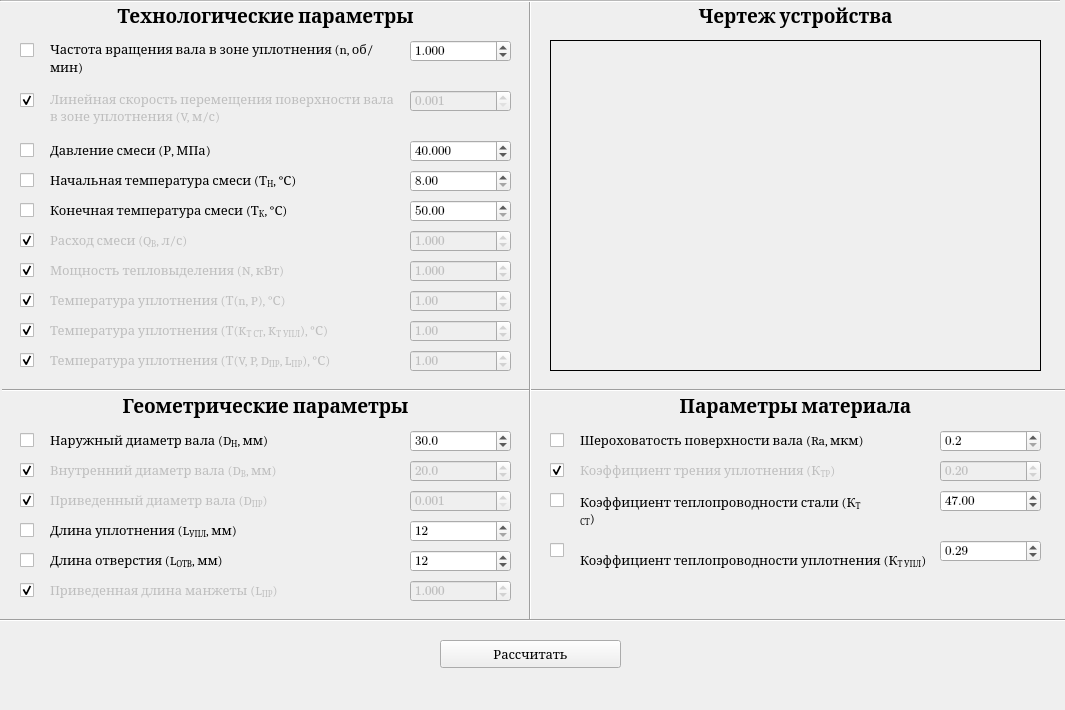
<?xml version="1.0" encoding="UTF-8"?>
<ui version="4.0">
 <class>MainWindow</class>
 <widget class="QMainWindow" name="MainWindow">
  <property name="geometry">
   <rect>
    <x>0</x>
    <y>0</y>
    <width>1065</width>
    <height>710</height>
   </rect>
  </property>
  <property name="maximumSize">
   <size>
    <width>16777215</width>
    <height>16777215</height>
   </size>
  </property>
  <property name="font">
   <font>
    <family>Cambria</family>
    <pointsize>10</pointsize>
    <weight>50</weight>
    <bold>false</bold>
   </font>
  </property>
  <property name="windowTitle">
   <string>Ввод данных</string>
  </property>
  <property name="windowOpacity">
   <double>1.000000000000000</double>
  </property>
  <property name="autoFillBackground">
   <bool>false</bool>
  </property>
  <property name="styleSheet">
   <string notr="true"/>
  </property>
  <widget class="QWidget" name="centralwidget">
   <widget class="Line" name="line">
    <property name="geometry">
     <rect>
      <x>2</x>
      <y>380</y>
      <width>1071</width>
      <height>20</height>
     </rect>
    </property>
    <property name="midLineWidth">
     <number>0</number>
    </property>
    <property name="orientation">
     <enum>Qt::Horizontal</enum>
    </property>
   </widget>
   <widget class="QDoubleSpinBox" name="doubleSpinBox_davlenie">
    <property name="geometry">
     <rect>
      <x>410</x>
      <y>140</y>
      <width>101</width>
      <height>22</height>
     </rect>
    </property>
    <property name="font">
     <font>
      <family>Cambria Math</family>
      <pointsize>10</pointsize>
     </font>
    </property>
    <property name="showGroupSeparator" stdset="0">
     <bool>false</bool>
    </property>
    <property name="prefix">
     <string/>
    </property>
    <property name="decimals">
     <number>3</number>
    </property>
    <property name="minimum">
     <double>0.001000000000000</double>
    </property>
    <property name="maximum">
     <double>1000.000000000000000</double>
    </property>
    <property name="singleStep">
     <double>0.001000000000000</double>
    </property>
    <property name="value">
     <double>40.000000000000000</double>
    </property>
   </widget>
   <widget class="QLabel" name="label_davlenie">
    <property name="geometry">
     <rect>
      <x>50</x>
      <y>140</y>
      <width>201</width>
      <height>20</height>
     </rect>
    </property>
    <property name="font">
     <font>
      <family>Cambria</family>
      <pointsize>10</pointsize>
     </font>
    </property>
    <property name="text">
     <string>Давление смеси (Р, МПа)</string>
    </property>
   </widget>
   <widget class="QLabel" name="label_tehnolog_param">
    <property name="enabled">
     <bool>true</bool>
    </property>
    <property name="geometry">
     <rect>
      <x>0</x>
      <y>0</y>
      <width>531</width>
      <height>31</height>
     </rect>
    </property>
    <property name="sizePolicy">
     <sizepolicy hsizetype="Preferred" vsizetype="Preferred">
      <horstretch>0</horstretch>
      <verstretch>0</verstretch>
     </sizepolicy>
    </property>
    <property name="font">
     <font>
      <family>Cambria</family>
      <pointsize>14</pointsize>
      <weight>75</weight>
      <italic>false</italic>
      <bold>true</bold>
      <underline>false</underline>
      <strikeout>false</strikeout>
      <kerning>true</kerning>
     </font>
    </property>
    <property name="lineWidth">
     <number>1</number>
    </property>
    <property name="text">
     <string>Технологические параметры</string>
    </property>
    <property name="textFormat">
     <enum>Qt::AutoText</enum>
    </property>
    <property name="alignment">
     <set>Qt::AlignCenter</set>
    </property>
    <property name="wordWrap">
     <bool>false</bool>
    </property>
    <property name="indent">
     <number>-1</number>
    </property>
   </widget>
   <widget class="QLabel" name="label_geom_param">
    <property name="enabled">
     <bool>true</bool>
    </property>
    <property name="geometry">
     <rect>
      <x>0</x>
      <y>390</y>
      <width>531</width>
      <height>31</height>
     </rect>
    </property>
    <property name="sizePolicy">
     <sizepolicy hsizetype="Preferred" vsizetype="Preferred">
      <horstretch>0</horstretch>
      <verstretch>0</verstretch>
     </sizepolicy>
    </property>
    <property name="font">
     <font>
      <family>Cambria</family>
      <pointsize>14</pointsize>
      <weight>75</weight>
      <italic>false</italic>
      <bold>true</bold>
      <underline>false</underline>
      <strikeout>false</strikeout>
      <kerning>true</kerning>
     </font>
    </property>
    <property name="lineWidth">
     <number>1</number>
    </property>
    <property name="text">
     <string>Геометрические параметры</string>
    </property>
    <property name="textFormat">
     <enum>Qt::AutoText</enum>
    </property>
    <property name="alignment">
     <set>Qt::AlignCenter</set>
    </property>
    <property name="wordWrap">
     <bool>false</bool>
    </property>
    <property name="indent">
     <number>-1</number>
    </property>
   </widget>
   <widget class="QLabel" name="label_param_mater">
    <property name="enabled">
     <bool>true</bool>
    </property>
    <property name="geometry">
     <rect>
      <x>530</x>
      <y>390</y>
      <width>531</width>
      <height>31</height>
     </rect>
    </property>
    <property name="sizePolicy">
     <sizepolicy hsizetype="Preferred" vsizetype="Preferred">
      <horstretch>0</horstretch>
      <verstretch>0</verstretch>
     </sizepolicy>
    </property>
    <property name="font">
     <font>
      <family>Cambria</family>
      <pointsize>14</pointsize>
      <weight>75</weight>
      <italic>false</italic>
      <bold>true</bold>
      <underline>false</underline>
      <strikeout>false</strikeout>
      <kerning>true</kerning>
     </font>
    </property>
    <property name="lineWidth">
     <number>1</number>
    </property>
    <property name="text">
     <string>Параметры материала</string>
    </property>
    <property name="textFormat">
     <enum>Qt::AutoText</enum>
    </property>
    <property name="alignment">
     <set>Qt::AlignCenter</set>
    </property>
    <property name="wordWrap">
     <bool>false</bool>
    </property>
    <property name="indent">
     <number>-1</number>
    </property>
   </widget>
   <widget class="Line" name="line_2">
    <property name="geometry">
     <rect>
      <x>520</x>
      <y>0</y>
      <width>20</width>
      <height>621</height>
     </rect>
    </property>
    <property name="font">
     <font>
      <italic>false</italic>
      <kerning>true</kerning>
     </font>
    </property>
    <property name="autoFillBackground">
     <bool>false</bool>
    </property>
    <property name="styleSheet">
     <string notr="true"/>
    </property>
    <property name="frameShadow">
     <enum>QFrame::Sunken</enum>
    </property>
    <property name="midLineWidth">
     <number>0</number>
    </property>
    <property name="orientation">
     <enum>Qt::Vertical</enum>
    </property>
   </widget>
   <widget class="QLabel" name="label_chertej_ustroystva">
    <property name="enabled">
     <bool>true</bool>
    </property>
    <property name="geometry">
     <rect>
      <x>530</x>
      <y>0</y>
      <width>531</width>
      <height>31</height>
     </rect>
    </property>
    <property name="sizePolicy">
     <sizepolicy hsizetype="Preferred" vsizetype="Preferred">
      <horstretch>0</horstretch>
      <verstretch>0</verstretch>
     </sizepolicy>
    </property>
    <property name="font">
     <font>
      <family>Cambria</family>
      <pointsize>14</pointsize>
      <weight>75</weight>
      <italic>false</italic>
      <bold>true</bold>
      <underline>false</underline>
      <strikeout>false</strikeout>
      <kerning>true</kerning>
     </font>
    </property>
    <property name="lineWidth">
     <number>1</number>
    </property>
    <property name="text">
     <string>Чертеж устройства</string>
    </property>
    <property name="textFormat">
     <enum>Qt::AutoText</enum>
    </property>
    <property name="alignment">
     <set>Qt::AlignCenter</set>
    </property>
    <property name="wordWrap">
     <bool>false</bool>
    </property>
    <property name="indent">
     <number>-1</number>
    </property>
   </widget>
   <widget class="QDoubleSpinBox" name="doubleSpinBox_lin_skoroct">
    <property name="enabled">
     <bool>false</bool>
    </property>
    <property name="geometry">
     <rect>
      <x>410</x>
      <y>90</y>
      <width>101</width>
      <height>22</height>
     </rect>
    </property>
    <property name="font">
     <font>
      <family>Cambria Math</family>
      <pointsize>10</pointsize>
     </font>
    </property>
    <property name="decimals">
     <number>3</number>
    </property>
    <property name="minimum">
     <double>0.001000000000000</double>
    </property>
    <property name="maximum">
     <double>1000.000000000000000</double>
    </property>
    <property name="singleStep">
     <double>0.001000000000000</double>
    </property>
    <property name="value">
     <double>0.001000000000000</double>
    </property>
   </widget>
   <widget class="QLabel" name="label_lin_skoroct">
    <property name="enabled">
     <bool>false</bool>
    </property>
    <property name="geometry">
     <rect>
      <x>50</x>
      <y>90</y>
      <width>351</width>
      <height>41</height>
     </rect>
    </property>
    <property name="font">
     <font>
      <family>Cambria</family>
      <pointsize>10</pointsize>
     </font>
    </property>
    <property name="text">
     <string>Линейная скорость перемещения поверхности вала в зоне уплотнения (V, м/с)</string>
    </property>
    <property name="alignment">
     <set>Qt::AlignLeading|Qt::AlignLeft|Qt::AlignTop</set>
    </property>
    <property name="wordWrap">
     <bool>true</bool>
    </property>
   </widget>
   <widget class="QDoubleSpinBox" name="doubleSpinBox_nach_temp">
    <property name="geometry">
     <rect>
      <x>410</x>
      <y>170</y>
      <width>101</width>
      <height>22</height>
     </rect>
    </property>
    <property name="font">
     <font>
      <family>Cambria Math</family>
      <pointsize>10</pointsize>
     </font>
    </property>
    <property name="minimum">
     <double>8.000000000000000</double>
    </property>
    <property name="maximum">
     <double>20.000000000000000</double>
    </property>
    <property name="singleStep">
     <double>0.500000000000000</double>
    </property>
   </widget>
   <widget class="QLabel" name="label_nach_temp">
    <property name="geometry">
     <rect>
      <x>50</x>
      <y>170</y>
      <width>351</width>
      <height>20</height>
     </rect>
    </property>
    <property name="font">
     <font>
      <family>Cambria</family>
      <pointsize>10</pointsize>
     </font>
    </property>
    <property name="text">
     <string>&lt;html&gt;&lt;head/&gt;&lt;body&gt;&lt;p&gt;Начальная температура смеси (Т&lt;span style=&quot; vertical-align:sub;&quot;&gt;Н&lt;/span&gt;, °С)&lt;/p&gt;&lt;/body&gt;&lt;/html&gt;</string>
    </property>
    <property name="textFormat">
     <enum>Qt::RichText</enum>
    </property>
   </widget>
   <widget class="QLabel" name="label_konech_temp">
    <property name="geometry">
     <rect>
      <x>50</x>
      <y>200</y>
      <width>351</width>
      <height>20</height>
     </rect>
    </property>
    <property name="font">
     <font>
      <family>Cambria</family>
      <pointsize>10</pointsize>
      <kerning>true</kerning>
     </font>
    </property>
    <property name="text">
     <string>&lt;html&gt;&lt;head/&gt;&lt;body&gt;&lt;p&gt;Конечная температура смеси (Т&lt;span style=&quot; vertical-align:sub;&quot;&gt;К&lt;/span&gt;, °С)&lt;/p&gt;&lt;/body&gt;&lt;/html&gt;</string>
    </property>
    <property name="textFormat">
     <enum>Qt::RichText</enum>
    </property>
   </widget>
   <widget class="QDoubleSpinBox" name="doubleSpinBox_konech_temp">
    <property name="geometry">
     <rect>
      <x>410</x>
      <y>200</y>
      <width>101</width>
      <height>22</height>
     </rect>
    </property>
    <property name="font">
     <font>
      <family>Cambria Math</family>
      <pointsize>10</pointsize>
     </font>
    </property>
    <property name="minimum">
     <double>50.000000000000000</double>
    </property>
    <property name="maximum">
     <double>90.000000000000000</double>
    </property>
    <property name="singleStep">
     <double>0.500000000000000</double>
    </property>
   </widget>
   <widget class="QLabel" name="label_rashod_vody">
    <property name="enabled">
     <bool>false</bool>
    </property>
    <property name="geometry">
     <rect>
      <x>50</x>
      <y>230</y>
      <width>351</width>
      <height>20</height>
     </rect>
    </property>
    <property name="font">
     <font>
      <family>Cambria</family>
      <pointsize>10</pointsize>
      <kerning>true</kerning>
     </font>
    </property>
    <property name="text">
     <string>&lt;html&gt;&lt;head/&gt;&lt;body&gt;&lt;p&gt;Расход смеси (Q&lt;span style=&quot; vertical-align:sub;&quot;&gt;В&lt;/span&gt;, л/с)&lt;/p&gt;&lt;/body&gt;&lt;/html&gt;</string>
    </property>
    <property name="textFormat">
     <enum>Qt::RichText</enum>
    </property>
   </widget>
   <widget class="QDoubleSpinBox" name="doubleSpinBox_rashod_vody">
    <property name="enabled">
     <bool>false</bool>
    </property>
    <property name="geometry">
     <rect>
      <x>410</x>
      <y>230</y>
      <width>101</width>
      <height>22</height>
     </rect>
    </property>
    <property name="font">
     <font>
      <family>Cambria Math</family>
      <pointsize>10</pointsize>
     </font>
    </property>
    <property name="decimals">
     <number>3</number>
    </property>
    <property name="minimum">
     <double>0.001000000000000</double>
    </property>
    <property name="maximum">
     <double>1000.000000000000000</double>
    </property>
    <property name="singleStep">
     <double>0.001000000000000</double>
    </property>
    <property name="value">
     <double>1.000000000000000</double>
    </property>
   </widget>
   <widget class="Line" name="line_3">
    <property name="geometry">
     <rect>
      <x>0</x>
      <y>610</y>
      <width>1071</width>
      <height>20</height>
     </rect>
    </property>
    <property name="midLineWidth">
     <number>0</number>
    </property>
    <property name="orientation">
     <enum>Qt::Horizontal</enum>
    </property>
   </widget>
   <widget class="QDoubleSpinBox" name="doubleSpinBox_chastota">
    <property name="enabled">
     <bool>true</bool>
    </property>
    <property name="geometry">
     <rect>
      <x>410</x>
      <y>40</y>
      <width>101</width>
      <height>22</height>
     </rect>
    </property>
    <property name="font">
     <font>
      <family>Cambria Math</family>
      <pointsize>10</pointsize>
     </font>
    </property>
    <property name="decimals">
     <number>3</number>
    </property>
    <property name="minimum">
     <double>0.001000000000000</double>
    </property>
    <property name="maximum">
     <double>1000.000000000000000</double>
    </property>
    <property name="singleStep">
     <double>0.001000000000000</double>
    </property>
    <property name="value">
     <double>1.000000000000000</double>
    </property>
   </widget>
   <widget class="QLabel" name="label_chastota">
    <property name="enabled">
     <bool>true</bool>
    </property>
    <property name="geometry">
     <rect>
      <x>50</x>
      <y>40</y>
      <width>351</width>
      <height>41</height>
     </rect>
    </property>
    <property name="font">
     <font>
      <family>Cambria</family>
      <pointsize>10</pointsize>
     </font>
    </property>
    <property name="text">
     <string>&lt;html&gt;&lt;head/&gt;&lt;body&gt;&lt;p&gt;Частота вращения вала в зоне уплотнения (n, об/мин)&lt;/p&gt;&lt;/body&gt;&lt;/html&gt;</string>
    </property>
    <property name="alignment">
     <set>Qt::AlignLeading|Qt::AlignLeft|Qt::AlignTop</set>
    </property>
    <property name="wordWrap">
     <bool>true</bool>
    </property>
   </widget>
   <widget class="QLabel" name="label_diam_nar">
    <property name="geometry">
     <rect>
      <x>50</x>
      <y>430</y>
      <width>351</width>
      <height>20</height>
     </rect>
    </property>
    <property name="font">
     <font>
      <family>Cambria</family>
      <pointsize>10</pointsize>
      <kerning>true</kerning>
     </font>
    </property>
    <property name="text">
     <string>&lt;html&gt;&lt;head/&gt;&lt;body&gt;&lt;p&gt;Наружный диаметр вала (D&lt;span style=&quot; vertical-align:sub;&quot;&gt;Н&lt;/span&gt;, мм)&lt;/p&gt;&lt;/body&gt;&lt;/html&gt;</string>
    </property>
    <property name="textFormat">
     <enum>Qt::RichText</enum>
    </property>
   </widget>
   <widget class="QDoubleSpinBox" name="doubleSpinBox_diam_nar">
    <property name="geometry">
     <rect>
      <x>410</x>
      <y>430</y>
      <width>101</width>
      <height>22</height>
     </rect>
    </property>
    <property name="font">
     <font>
      <family>Cambria Math</family>
      <pointsize>10</pointsize>
     </font>
    </property>
    <property name="decimals">
     <number>1</number>
    </property>
    <property name="minimum">
     <double>8.600000000000000</double>
    </property>
    <property name="maximum">
     <double>10000.000000000000000</double>
    </property>
    <property name="singleStep">
     <double>0.500000000000000</double>
    </property>
    <property name="value">
     <double>30.000000000000000</double>
    </property>
   </widget>
   <widget class="QDoubleSpinBox" name="doubleSpinBox_diam_vnutr">
    <property name="enabled">
     <bool>false</bool>
    </property>
    <property name="geometry">
     <rect>
      <x>410</x>
      <y>460</y>
      <width>101</width>
      <height>22</height>
     </rect>
    </property>
    <property name="font">
     <font>
      <family>Cambria Math</family>
      <pointsize>10</pointsize>
     </font>
    </property>
    <property name="decimals">
     <number>1</number>
    </property>
    <property name="minimum">
     <double>1.000000000000000</double>
    </property>
    <property name="maximum">
     <double>10000.000000000000000</double>
    </property>
    <property name="singleStep">
     <double>0.500000000000000</double>
    </property>
    <property name="value">
     <double>20.000000000000000</double>
    </property>
   </widget>
   <widget class="QLabel" name="label_diam_vnutr">
    <property name="enabled">
     <bool>false</bool>
    </property>
    <property name="geometry">
     <rect>
      <x>50</x>
      <y>460</y>
      <width>351</width>
      <height>20</height>
     </rect>
    </property>
    <property name="font">
     <font>
      <family>Cambria</family>
      <pointsize>10</pointsize>
      <kerning>true</kerning>
     </font>
    </property>
    <property name="text">
     <string>&lt;html&gt;&lt;head/&gt;&lt;body&gt;&lt;p&gt;Внутренний диаметр вала (D&lt;span style=&quot; vertical-align:sub;&quot;&gt;В&lt;/span&gt;, мм)&lt;/p&gt;&lt;/body&gt;&lt;/html&gt;</string>
    </property>
    <property name="textFormat">
     <enum>Qt::RichText</enum>
    </property>
   </widget>
   <widget class="QCheckBox" name="checkBox_chastota">
    <property name="geometry">
     <rect>
      <x>20</x>
      <y>40</y>
      <width>16</width>
      <height>20</height>
     </rect>
    </property>
    <property name="text">
     <string/>
    </property>
   </widget>
   <widget class="QCheckBox" name="checkBox_lin_skoroct">
    <property name="geometry">
     <rect>
      <x>20</x>
      <y>90</y>
      <width>16</width>
      <height>20</height>
     </rect>
    </property>
    <property name="styleSheet">
     <string notr="true"/>
    </property>
    <property name="text">
     <string/>
    </property>
    <property name="checked">
     <bool>true</bool>
    </property>
    <property name="tristate">
     <bool>false</bool>
    </property>
   </widget>
   <widget class="QCheckBox" name="checkBox_davlenie">
    <property name="geometry">
     <rect>
      <x>20</x>
      <y>140</y>
      <width>16</width>
      <height>20</height>
     </rect>
    </property>
    <property name="text">
     <string/>
    </property>
   </widget>
   <widget class="QCheckBox" name="checkBox_nach_temp">
    <property name="geometry">
     <rect>
      <x>20</x>
      <y>170</y>
      <width>16</width>
      <height>20</height>
     </rect>
    </property>
    <property name="text">
     <string/>
    </property>
   </widget>
   <widget class="QCheckBox" name="checkBox_konech_temp">
    <property name="geometry">
     <rect>
      <x>20</x>
      <y>200</y>
      <width>16</width>
      <height>20</height>
     </rect>
    </property>
    <property name="text">
     <string/>
    </property>
   </widget>
   <widget class="QCheckBox" name="checkBox_rashod_vody">
    <property name="geometry">
     <rect>
      <x>20</x>
      <y>230</y>
      <width>16</width>
      <height>20</height>
     </rect>
    </property>
    <property name="text">
     <string/>
    </property>
    <property name="checked">
     <bool>true</bool>
    </property>
   </widget>
   <widget class="QCheckBox" name="checkBox_diam_nar">
    <property name="geometry">
     <rect>
      <x>20</x>
      <y>430</y>
      <width>16</width>
      <height>20</height>
     </rect>
    </property>
    <property name="text">
     <string/>
    </property>
   </widget>
   <widget class="QCheckBox" name="checkBox_diam_vnutr">
    <property name="geometry">
     <rect>
      <x>20</x>
      <y>460</y>
      <width>16</width>
      <height>20</height>
     </rect>
    </property>
    <property name="text">
     <string/>
    </property>
    <property name="checked">
     <bool>true</bool>
    </property>
   </widget>
   <widget class="QCheckBox" name="checkBox_dlina_uplotn">
    <property name="geometry">
     <rect>
      <x>20</x>
      <y>520</y>
      <width>16</width>
      <height>20</height>
     </rect>
    </property>
    <property name="text">
     <string/>
    </property>
   </widget>
   <widget class="QDoubleSpinBox" name="doubleSpinBox_dlina_uplotn">
    <property name="geometry">
     <rect>
      <x>410</x>
      <y>520</y>
      <width>101</width>
      <height>22</height>
     </rect>
    </property>
    <property name="font">
     <font>
      <family>Cambria Math</family>
      <pointsize>10</pointsize>
     </font>
    </property>
    <property name="decimals">
     <number>0</number>
    </property>
    <property name="minimum">
     <double>12.000000000000000</double>
    </property>
    <property name="maximum">
     <double>1000.000000000000000</double>
    </property>
    <property name="singleStep">
     <double>12.000000000000000</double>
    </property>
   </widget>
   <widget class="QLabel" name="label_dlina_uplotn">
    <property name="geometry">
     <rect>
      <x>50</x>
      <y>520</y>
      <width>351</width>
      <height>20</height>
     </rect>
    </property>
    <property name="font">
     <font>
      <family>Cambria</family>
      <pointsize>10</pointsize>
      <kerning>true</kerning>
     </font>
    </property>
    <property name="text">
     <string>&lt;html&gt;&lt;head/&gt;&lt;body&gt;&lt;p&gt;Длина уплотнения (L&lt;span style=&quot; vertical-align:sub;&quot;&gt;УПЛ&lt;/span&gt;, мм)&lt;/p&gt;&lt;/body&gt;&lt;/html&gt;</string>
    </property>
    <property name="textFormat">
     <enum>Qt::RichText</enum>
    </property>
   </widget>
   <widget class="QCheckBox" name="checkBox_diam_priv">
    <property name="geometry">
     <rect>
      <x>20</x>
      <y>490</y>
      <width>16</width>
      <height>20</height>
     </rect>
    </property>
    <property name="text">
     <string/>
    </property>
    <property name="checked">
     <bool>true</bool>
    </property>
   </widget>
   <widget class="QDoubleSpinBox" name="doubleSpinBox_diam_priv">
    <property name="enabled">
     <bool>false</bool>
    </property>
    <property name="geometry">
     <rect>
      <x>410</x>
      <y>490</y>
      <width>101</width>
      <height>22</height>
     </rect>
    </property>
    <property name="font">
     <font>
      <family>Cambria Math</family>
      <pointsize>10</pointsize>
     </font>
    </property>
    <property name="decimals">
     <number>3</number>
    </property>
    <property name="minimum">
     <double>0.001000000000000</double>
    </property>
    <property name="maximum">
     <double>1.000000000000000</double>
    </property>
    <property name="singleStep">
     <double>0.001000000000000</double>
    </property>
    <property name="value">
     <double>0.001000000000000</double>
    </property>
   </widget>
   <widget class="QLabel" name="label_diam_priv">
    <property name="enabled">
     <bool>false</bool>
    </property>
    <property name="geometry">
     <rect>
      <x>50</x>
      <y>490</y>
      <width>351</width>
      <height>20</height>
     </rect>
    </property>
    <property name="font">
     <font>
      <family>Cambria</family>
      <pointsize>10</pointsize>
      <kerning>true</kerning>
     </font>
    </property>
    <property name="text">
     <string>&lt;html&gt;&lt;head/&gt;&lt;body&gt;&lt;p&gt;Приведенный диаметр вала (D&lt;span style=&quot; vertical-align:sub;&quot;&gt;ПР&lt;/span&gt;)&lt;/p&gt;&lt;/body&gt;&lt;/html&gt;</string>
    </property>
    <property name="textFormat">
     <enum>Qt::RichText</enum>
    </property>
   </widget>
   <widget class="QDoubleSpinBox" name="doubleSpinBox_dlina_priv">
    <property name="enabled">
     <bool>false</bool>
    </property>
    <property name="geometry">
     <rect>
      <x>410</x>
      <y>580</y>
      <width>101</width>
      <height>22</height>
     </rect>
    </property>
    <property name="font">
     <font>
      <family>Cambria Math</family>
      <pointsize>10</pointsize>
     </font>
    </property>
    <property name="decimals">
     <number>3</number>
    </property>
    <property name="minimum">
     <double>0.001000000000000</double>
    </property>
    <property name="maximum">
     <double>100.000000000000000</double>
    </property>
    <property name="singleStep">
     <double>0.001000000000000</double>
    </property>
    <property name="value">
     <double>1.000000000000000</double>
    </property>
   </widget>
   <widget class="QLabel" name="label_dlina_priv">
    <property name="enabled">
     <bool>false</bool>
    </property>
    <property name="geometry">
     <rect>
      <x>50</x>
      <y>580</y>
      <width>351</width>
      <height>20</height>
     </rect>
    </property>
    <property name="font">
     <font>
      <family>Cambria</family>
      <pointsize>10</pointsize>
      <kerning>true</kerning>
     </font>
    </property>
    <property name="text">
     <string>&lt;html&gt;&lt;head/&gt;&lt;body&gt;&lt;p&gt;Приведенная длина манжеты (L&lt;span style=&quot; vertical-align:sub;&quot;&gt;ПР&lt;/span&gt;)&lt;/p&gt;&lt;/body&gt;&lt;/html&gt;</string>
    </property>
    <property name="textFormat">
     <enum>Qt::RichText</enum>
    </property>
   </widget>
   <widget class="QCheckBox" name="checkBox_dlina_priv">
    <property name="geometry">
     <rect>
      <x>20</x>
      <y>580</y>
      <width>16</width>
      <height>20</height>
     </rect>
    </property>
    <property name="text">
     <string/>
    </property>
    <property name="checked">
     <bool>true</bool>
    </property>
   </widget>
   <widget class="QDoubleSpinBox" name="doubleSpinBox_tepl_uplotn">
    <property name="geometry">
     <rect>
      <x>940</x>
      <y>540</y>
      <width>101</width>
      <height>22</height>
     </rect>
    </property>
    <property name="font">
     <font>
      <family>Cambria Math</family>
      <pointsize>10</pointsize>
     </font>
    </property>
    <property name="minimum">
     <double>0.100000000000000</double>
    </property>
    <property name="maximum">
     <double>1000.000000000000000</double>
    </property>
    <property name="singleStep">
     <double>0.010000000000000</double>
    </property>
    <property name="value">
     <double>0.290000000000000</double>
    </property>
   </widget>
   <widget class="QLabel" name="label_tepl_uplotn">
    <property name="geometry">
     <rect>
      <x>580</x>
      <y>540</y>
      <width>351</width>
      <height>41</height>
     </rect>
    </property>
    <property name="font">
     <font>
      <family>Cambria</family>
      <pointsize>10</pointsize>
     </font>
    </property>
    <property name="text">
     <string>&lt;html&gt;&lt;head/&gt;&lt;body&gt;&lt;p&gt;Коэффициент теплопроводности уплотнения (К&lt;span style=&quot; vertical-align:sub;&quot;&gt;Т УПЛ&lt;/span&gt;)&lt;/p&gt;&lt;/body&gt;&lt;/html&gt;</string>
    </property>
    <property name="textFormat">
     <enum>Qt::RichText</enum>
    </property>
    <property name="wordWrap">
     <bool>true</bool>
    </property>
   </widget>
   <widget class="QCheckBox" name="checkBox_tepl_uplotn">
    <property name="geometry">
     <rect>
      <x>550</x>
      <y>540</y>
      <width>16</width>
      <height>20</height>
     </rect>
    </property>
    <property name="text">
     <string/>
    </property>
   </widget>
   <widget class="QDoubleSpinBox" name="doubleSpinBox_tepl_stali">
    <property name="geometry">
     <rect>
      <x>940</x>
      <y>490</y>
      <width>101</width>
      <height>22</height>
     </rect>
    </property>
    <property name="font">
     <font>
      <family>Cambria Math</family>
      <pointsize>10</pointsize>
     </font>
    </property>
    <property name="minimum">
     <double>0.010000000000000</double>
    </property>
    <property name="maximum">
     <double>10000.000000000000000</double>
    </property>
    <property name="singleStep">
     <double>0.010000000000000</double>
    </property>
    <property name="value">
     <double>47.000000000000000</double>
    </property>
   </widget>
   <widget class="QLabel" name="label_tepl_stali">
    <property name="geometry">
     <rect>
      <x>580</x>
      <y>490</y>
      <width>291</width>
      <height>41</height>
     </rect>
    </property>
    <property name="font">
     <font>
      <family>Cambria</family>
      <pointsize>10</pointsize>
     </font>
    </property>
    <property name="text">
     <string>&lt;html&gt;&lt;head/&gt;&lt;body&gt;&lt;p&gt;Коэффициент теплопроводности стали (К&lt;span style=&quot; vertical-align:sub;&quot;&gt;Т СТ&lt;/span&gt;)&lt;/p&gt;&lt;/body&gt;&lt;/html&gt;</string>
    </property>
    <property name="textFormat">
     <enum>Qt::RichText</enum>
    </property>
    <property name="wordWrap">
     <bool>true</bool>
    </property>
   </widget>
   <widget class="QCheckBox" name="checkBox_tepl_stali">
    <property name="geometry">
     <rect>
      <x>550</x>
      <y>490</y>
      <width>16</width>
      <height>20</height>
     </rect>
    </property>
    <property name="text">
     <string/>
    </property>
   </widget>
   <widget class="QDoubleSpinBox" name="doubleSpinBox_trenie_uplotn">
    <property name="enabled">
     <bool>false</bool>
    </property>
    <property name="geometry">
     <rect>
      <x>940</x>
      <y>460</y>
      <width>101</width>
      <height>22</height>
     </rect>
    </property>
    <property name="font">
     <font>
      <family>Cambria Math</family>
      <pointsize>10</pointsize>
     </font>
    </property>
    <property name="minimum">
     <double>0.010000000000000</double>
    </property>
    <property name="maximum">
     <double>1.000000000000000</double>
    </property>
    <property name="singleStep">
     <double>0.010000000000000</double>
    </property>
    <property name="value">
     <double>0.200000000000000</double>
    </property>
   </widget>
   <widget class="QLabel" name="label_trenie_uplotn">
    <property name="enabled">
     <bool>false</bool>
    </property>
    <property name="geometry">
     <rect>
      <x>580</x>
      <y>460</y>
      <width>351</width>
      <height>20</height>
     </rect>
    </property>
    <property name="font">
     <font>
      <family>Cambria</family>
      <pointsize>10</pointsize>
     </font>
    </property>
    <property name="text">
     <string>&lt;html&gt;&lt;head/&gt;&lt;body&gt;&lt;p&gt;Коэффициент трения уплотнения (К&lt;span style=&quot; vertical-align:sub;&quot;&gt;ТР&lt;/span&gt;)&lt;/p&gt;&lt;/body&gt;&lt;/html&gt;</string>
    </property>
    <property name="textFormat">
     <enum>Qt::RichText</enum>
    </property>
   </widget>
   <widget class="QCheckBox" name="checkBox_trenie_uplotn">
    <property name="geometry">
     <rect>
      <x>550</x>
      <y>460</y>
      <width>16</width>
      <height>20</height>
     </rect>
    </property>
    <property name="text">
     <string/>
    </property>
    <property name="checked">
     <bool>true</bool>
    </property>
   </widget>
   <widget class="QLabel" name="label_moshnoct_tepl">
    <property name="enabled">
     <bool>false</bool>
    </property>
    <property name="geometry">
     <rect>
      <x>50</x>
      <y>260</y>
      <width>351</width>
      <height>20</height>
     </rect>
    </property>
    <property name="font">
     <font>
      <family>Cambria</family>
      <pointsize>10</pointsize>
      <kerning>true</kerning>
     </font>
    </property>
    <property name="text">
     <string>&lt;html&gt;&lt;head/&gt;&lt;body&gt;&lt;p&gt;Мощность тепловыделения (N, кВт)&lt;/p&gt;&lt;/body&gt;&lt;/html&gt;</string>
    </property>
    <property name="textFormat">
     <enum>Qt::RichText</enum>
    </property>
   </widget>
   <widget class="QCheckBox" name="checkBox_moshnoct_tepl">
    <property name="geometry">
     <rect>
      <x>20</x>
      <y>260</y>
      <width>16</width>
      <height>20</height>
     </rect>
    </property>
    <property name="text">
     <string/>
    </property>
    <property name="checked">
     <bool>true</bool>
    </property>
   </widget>
   <widget class="QDoubleSpinBox" name="doubleSpinBox_moshnoct_tepl">
    <property name="enabled">
     <bool>false</bool>
    </property>
    <property name="geometry">
     <rect>
      <x>410</x>
      <y>260</y>
      <width>101</width>
      <height>22</height>
     </rect>
    </property>
    <property name="font">
     <font>
      <family>Cambria Math</family>
      <pointsize>10</pointsize>
     </font>
    </property>
    <property name="decimals">
     <number>3</number>
    </property>
    <property name="minimum">
     <double>0.001000000000000</double>
    </property>
    <property name="maximum">
     <double>1000.000000000000000</double>
    </property>
    <property name="singleStep">
     <double>0.001000000000000</double>
    </property>
    <property name="value">
     <double>1.000000000000000</double>
    </property>
   </widget>
   <widget class="QDoubleSpinBox" name="doubleSpinBox_temp_uplotn_n_P">
    <property name="enabled">
     <bool>false</bool>
    </property>
    <property name="geometry">
     <rect>
      <x>410</x>
      <y>290</y>
      <width>101</width>
      <height>22</height>
     </rect>
    </property>
    <property name="font">
     <font>
      <family>Cambria Math</family>
      <pointsize>10</pointsize>
     </font>
    </property>
    <property name="decimals">
     <number>2</number>
    </property>
    <property name="minimum">
     <double>0.010000000000000</double>
    </property>
    <property name="maximum">
     <double>1000.000000000000000</double>
    </property>
    <property name="singleStep">
     <double>0.500000000000000</double>
    </property>
    <property name="value">
     <double>1.000000000000000</double>
    </property>
   </widget>
   <widget class="QLabel" name="label_temp_uplotn_n_P">
    <property name="enabled">
     <bool>false</bool>
    </property>
    <property name="geometry">
     <rect>
      <x>50</x>
      <y>290</y>
      <width>351</width>
      <height>20</height>
     </rect>
    </property>
    <property name="font">
     <font>
      <family>Cambria</family>
      <pointsize>10</pointsize>
      <kerning>true</kerning>
     </font>
    </property>
    <property name="text">
     <string>&lt;html&gt;&lt;head/&gt;&lt;body&gt;&lt;p&gt;Температура уплотнения (Т(n, P), °С)&lt;/p&gt;&lt;/body&gt;&lt;/html&gt;</string>
    </property>
    <property name="textFormat">
     <enum>Qt::RichText</enum>
    </property>
   </widget>
   <widget class="QCheckBox" name="checkBox_temp_uplotn_n_P">
    <property name="geometry">
     <rect>
      <x>20</x>
      <y>290</y>
      <width>16</width>
      <height>20</height>
     </rect>
    </property>
    <property name="text">
     <string/>
    </property>
    <property name="checked">
     <bool>true</bool>
    </property>
   </widget>
   <widget class="QLabel" name="label_chert">
    <property name="geometry">
     <rect>
      <x>550</x>
      <y>40</y>
      <width>491</width>
      <height>331</height>
     </rect>
    </property>
    <property name="frameShape">
     <enum>QFrame::Box</enum>
    </property>
    <property name="frameShadow">
     <enum>QFrame::Plain</enum>
    </property>
    <property name="lineWidth">
     <number>1</number>
    </property>
    <property name="midLineWidth">
     <number>0</number>
    </property>
    <property name="text">
     <string/>
    </property>
    <property name="textFormat">
     <enum>Qt::RichText</enum>
    </property>
   </widget>
   <widget class="Line" name="line_4">
    <property name="geometry">
     <rect>
      <x>0</x>
      <y>-10</y>
      <width>1061</width>
      <height>20</height>
     </rect>
    </property>
    <property name="midLineWidth">
     <number>1</number>
    </property>
    <property name="orientation">
     <enum>Qt::Horizontal</enum>
    </property>
   </widget>
   <widget class="QPushButton" name="pushButton_calculate">
    <property name="geometry">
     <rect>
      <x>440</x>
      <y>640</y>
      <width>181</width>
      <height>28</height>
     </rect>
    </property>
    <property name="text">
     <string>Рассчитать</string>
    </property>
   </widget>
   <widget class="QDoubleSpinBox" name="doubleSpinBox_temp_uplotn_Kst_Kupl">
    <property name="enabled">
     <bool>false</bool>
    </property>
    <property name="geometry">
     <rect>
      <x>410</x>
      <y>320</y>
      <width>101</width>
      <height>22</height>
     </rect>
    </property>
    <property name="font">
     <font>
      <family>Cambria Math</family>
      <pointsize>10</pointsize>
     </font>
    </property>
    <property name="decimals">
     <number>2</number>
    </property>
    <property name="minimum">
     <double>0.010000000000000</double>
    </property>
    <property name="maximum">
     <double>1000.000000000000000</double>
    </property>
    <property name="singleStep">
     <double>0.500000000000000</double>
    </property>
    <property name="value">
     <double>1.000000000000000</double>
    </property>
   </widget>
   <widget class="QCheckBox" name="checkBox_temp_uplotn_Kst_Kupl">
    <property name="geometry">
     <rect>
      <x>20</x>
      <y>320</y>
      <width>16</width>
      <height>20</height>
     </rect>
    </property>
    <property name="text">
     <string/>
    </property>
    <property name="checked">
     <bool>true</bool>
    </property>
   </widget>
   <widget class="QLabel" name="label_temp_uplotn_Kst_Kupl">
    <property name="enabled">
     <bool>false</bool>
    </property>
    <property name="geometry">
     <rect>
      <x>50</x>
      <y>320</y>
      <width>351</width>
      <height>20</height>
     </rect>
    </property>
    <property name="font">
     <font>
      <family>Cambria</family>
      <pointsize>10</pointsize>
      <kerning>true</kerning>
     </font>
    </property>
    <property name="text">
     <string>&lt;html&gt;&lt;head/&gt;&lt;body&gt;&lt;p&gt;Температура уплотнения (Т(K&lt;span style=&quot; vertical-align:sub;&quot;&gt;Т СТ&lt;/span&gt;, K&lt;span style=&quot; vertical-align:sub;&quot;&gt;Т УПЛ&lt;/span&gt;), °С)&lt;/p&gt;&lt;/body&gt;&lt;/html&gt;</string>
    </property>
    <property name="textFormat">
     <enum>Qt::RichText</enum>
    </property>
   </widget>
   <widget class="QDoubleSpinBox" name="doubleSpinBox_temp_uplotn_V_P_Dpr_Lpr">
    <property name="enabled">
     <bool>false</bool>
    </property>
    <property name="geometry">
     <rect>
      <x>410</x>
      <y>350</y>
      <width>101</width>
      <height>22</height>
     </rect>
    </property>
    <property name="font">
     <font>
      <family>Cambria Math</family>
      <pointsize>10</pointsize>
     </font>
    </property>
    <property name="decimals">
     <number>2</number>
    </property>
    <property name="minimum">
     <double>0.010000000000000</double>
    </property>
    <property name="maximum">
     <double>1000.000000000000000</double>
    </property>
    <property name="singleStep">
     <double>0.500000000000000</double>
    </property>
    <property name="value">
     <double>1.000000000000000</double>
    </property>
   </widget>
   <widget class="QCheckBox" name="checkBox_temp_uplotn_V_P_Dpr_Lpr">
    <property name="geometry">
     <rect>
      <x>20</x>
      <y>350</y>
      <width>16</width>
      <height>20</height>
     </rect>
    </property>
    <property name="text">
     <string/>
    </property>
    <property name="checked">
     <bool>true</bool>
    </property>
   </widget>
   <widget class="QLabel" name="label_temp_uplotn_V_P_Dpr_Lpr">
    <property name="enabled">
     <bool>false</bool>
    </property>
    <property name="geometry">
     <rect>
      <x>50</x>
      <y>350</y>
      <width>351</width>
      <height>20</height>
     </rect>
    </property>
    <property name="font">
     <font>
      <family>Cambria</family>
      <pointsize>10</pointsize>
      <kerning>true</kerning>
     </font>
    </property>
    <property name="text">
     <string>&lt;html&gt;&lt;head/&gt;&lt;body&gt;&lt;p&gt;Температура уплотнения (Т(V, P, D&lt;span style=&quot; vertical-align:sub;&quot;&gt;ПР&lt;/span&gt;, L&lt;span style=&quot; vertical-align:sub;&quot;&gt;ПР&lt;/span&gt;), °С)&lt;/p&gt;&lt;/body&gt;&lt;/html&gt;</string>
    </property>
    <property name="textFormat">
     <enum>Qt::RichText</enum>
    </property>
   </widget>
   <widget class="QLabel" name="label_dlina_otv">
    <property name="geometry">
     <rect>
      <x>50</x>
      <y>550</y>
      <width>351</width>
      <height>20</height>
     </rect>
    </property>
    <property name="font">
     <font>
      <family>Cambria</family>
      <pointsize>10</pointsize>
      <kerning>true</kerning>
     </font>
    </property>
    <property name="text">
     <string>&lt;html&gt;&lt;head/&gt;&lt;body&gt;&lt;p&gt;Длина отверстия (L&lt;span style=&quot; vertical-align:sub;&quot;&gt;ОТВ&lt;/span&gt;, мм)&lt;/p&gt;&lt;/body&gt;&lt;/html&gt;</string>
    </property>
    <property name="textFormat">
     <enum>Qt::RichText</enum>
    </property>
   </widget>
   <widget class="QDoubleSpinBox" name="doubleSpinBox_dlina_otv">
    <property name="geometry">
     <rect>
      <x>410</x>
      <y>550</y>
      <width>101</width>
      <height>22</height>
     </rect>
    </property>
    <property name="font">
     <font>
      <family>Cambria Math</family>
      <pointsize>10</pointsize>
     </font>
    </property>
    <property name="decimals">
     <number>0</number>
    </property>
    <property name="minimum">
     <double>1.000000000000000</double>
    </property>
    <property name="maximum">
     <double>1000.000000000000000</double>
    </property>
    <property name="singleStep">
     <double>1.000000000000000</double>
    </property>
    <property name="value">
     <double>12.000000000000000</double>
    </property>
   </widget>
   <widget class="QCheckBox" name="checkBox_dlina_otv">
    <property name="geometry">
     <rect>
      <x>20</x>
      <y>550</y>
      <width>16</width>
      <height>20</height>
     </rect>
    </property>
    <property name="text">
     <string/>
    </property>
   </widget>
   <widget class="QDoubleSpinBox" name="doubleSpinBox_sheroh">
    <property name="geometry">
     <rect>
      <x>940</x>
      <y>430</y>
      <width>101</width>
      <height>22</height>
     </rect>
    </property>
    <property name="font">
     <font>
      <family>Cambria Math</family>
      <pointsize>10</pointsize>
     </font>
    </property>
    <property name="decimals">
     <number>1</number>
    </property>
    <property name="minimum">
     <double>0.200000000000000</double>
    </property>
    <property name="maximum">
     <double>1.600000000000000</double>
    </property>
    <property name="singleStep">
     <double>0.200000000000000</double>
    </property>
    <property name="value">
     <double>0.200000000000000</double>
    </property>
   </widget>
   <widget class="QLabel" name="label_sheroh">
    <property name="geometry">
     <rect>
      <x>580</x>
      <y>430</y>
      <width>351</width>
      <height>20</height>
     </rect>
    </property>
    <property name="font">
     <font>
      <family>Cambria</family>
      <pointsize>10</pointsize>
      <kerning>true</kerning>
     </font>
    </property>
    <property name="text">
     <string>&lt;html&gt;&lt;head/&gt;&lt;body&gt;&lt;p&gt;Шероховатость поверхности вала (Ra, мкм)&lt;/p&gt;&lt;/body&gt;&lt;/html&gt;</string>
    </property>
    <property name="textFormat">
     <enum>Qt::RichText</enum>
    </property>
   </widget>
   <widget class="QCheckBox" name="checkBox_sheroh">
    <property name="geometry">
     <rect>
      <x>550</x>
      <y>430</y>
      <width>16</width>
      <height>20</height>
     </rect>
    </property>
    <property name="text">
     <string/>
    </property>
   </widget>
  </widget>
  <widget class="QMenuBar" name="menubar">
   <property name="geometry">
    <rect>
     <x>0</x>
     <y>0</y>
     <width>1065</width>
     <height>26</height>
    </rect>
   </property>
  </widget>
  <action name="action1">
   <property name="text">
    <string>1</string>
   </property>
  </action>
  <action name="action1_2">
   <property name="text">
    <string>1</string>
   </property>
  </action>
 </widget>
 <tabstops>
  <tabstop>checkBox_chastota</tabstop>
  <tabstop>checkBox_lin_skoroct</tabstop>
  <tabstop>checkBox_davlenie</tabstop>
  <tabstop>checkBox_nach_temp</tabstop>
  <tabstop>checkBox_konech_temp</tabstop>
  <tabstop>checkBox_rashod_vody</tabstop>
  <tabstop>checkBox_moshnoct_tepl</tabstop>
  <tabstop>checkBox_temp_uplotn_n_P</tabstop>
  <tabstop>checkBox_diam_nar</tabstop>
  <tabstop>checkBox_diam_vnutr</tabstop>
  <tabstop>checkBox_diam_priv</tabstop>
  <tabstop>checkBox_dlina_uplotn</tabstop>
  <tabstop>checkBox_dlina_priv</tabstop>
  <tabstop>checkBox_tepl_stali</tabstop>
  <tabstop>checkBox_tepl_uplotn</tabstop>
  <tabstop>checkBox_trenie_uplotn</tabstop>
  <tabstop>doubleSpinBox_chastota</tabstop>
  <tabstop>doubleSpinBox_lin_skoroct</tabstop>
  <tabstop>doubleSpinBox_davlenie</tabstop>
  <tabstop>doubleSpinBox_nach_temp</tabstop>
  <tabstop>doubleSpinBox_konech_temp</tabstop>
  <tabstop>doubleSpinBox_rashod_vody</tabstop>
  <tabstop>doubleSpinBox_moshnoct_tepl</tabstop>
  <tabstop>doubleSpinBox_temp_uplotn_n_P</tabstop>
  <tabstop>doubleSpinBox_diam_nar</tabstop>
  <tabstop>doubleSpinBox_diam_vnutr</tabstop>
  <tabstop>doubleSpinBox_diam_priv</tabstop>
  <tabstop>doubleSpinBox_dlina_uplotn</tabstop>
  <tabstop>doubleSpinBox_dlina_priv</tabstop>
  <tabstop>doubleSpinBox_tepl_stali</tabstop>
  <tabstop>doubleSpinBox_tepl_uplotn</tabstop>
  <tabstop>doubleSpinBox_trenie_uplotn</tabstop>
 </tabstops>
 <resources/>
 <connections/>
</ui>
